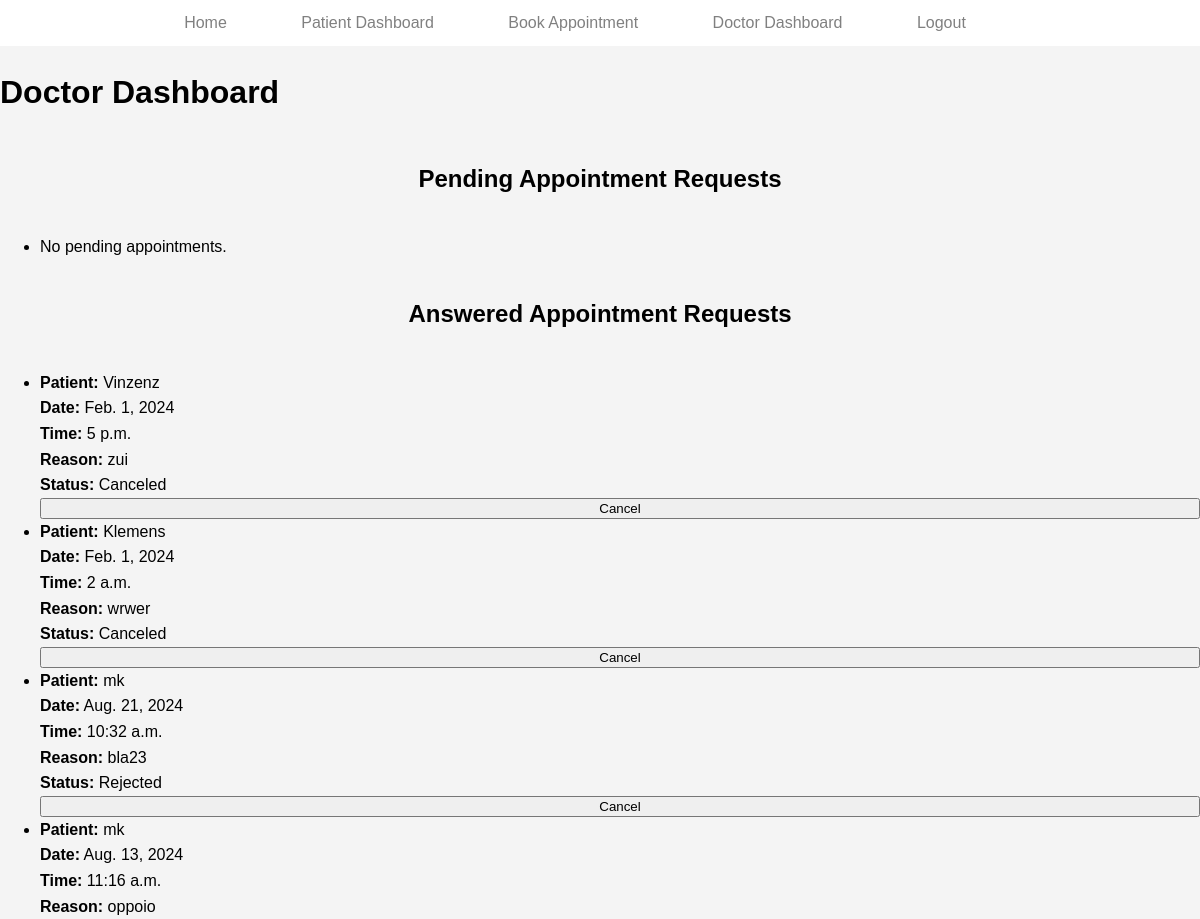
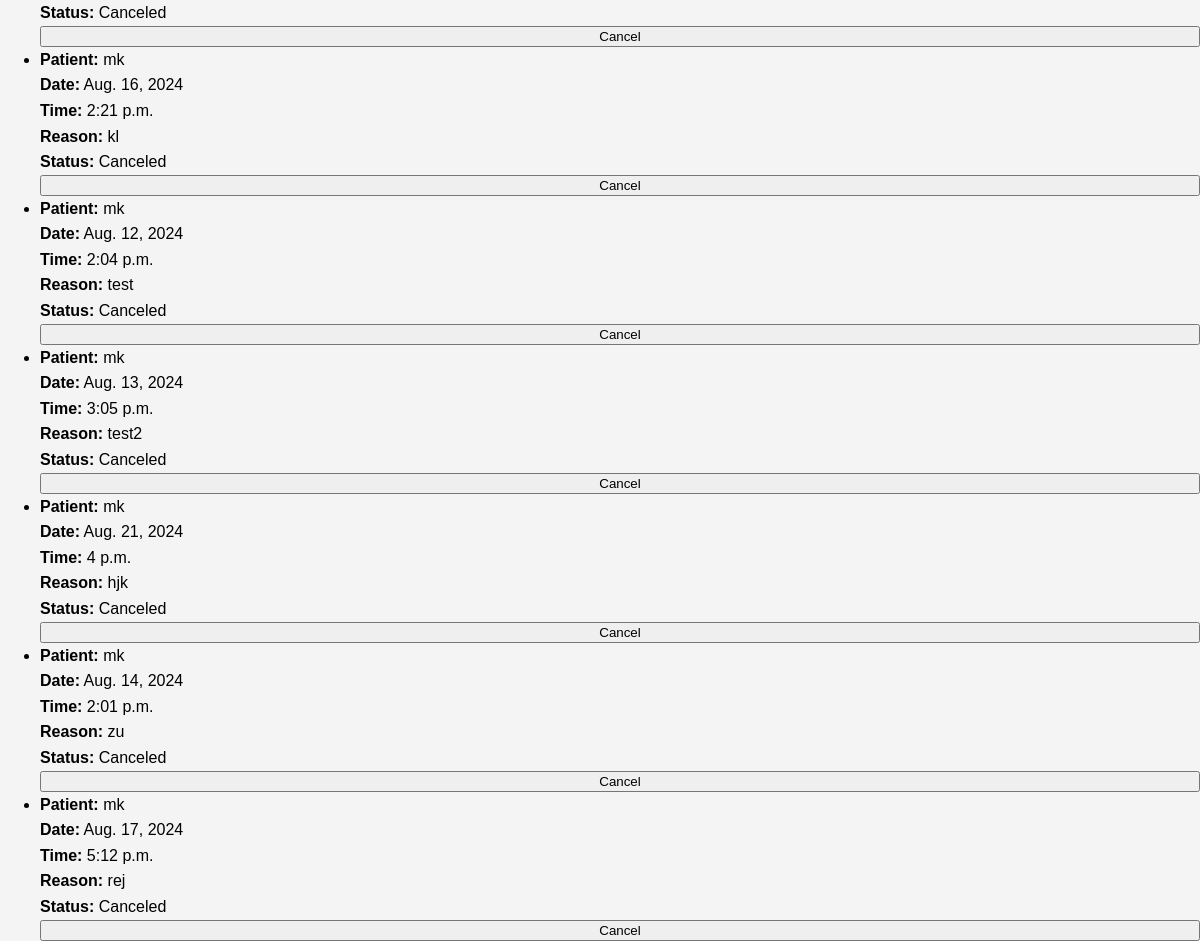
Page /bookings/doctor_dashboard/ (signed in) on the committed database (2 pictures, top to bottom).
### bookings/models.py (models this page shows, shortened)
class Appointment(models.Model):
    STATUS_CHOICES = [
        ('pending', 'Pending'),
        ('approved', 'Approved'),
        ('rejected', 'Rejected'),
        ('canceled', 'Canceled'),
    ]
    patient = models.ForeignKey(Patient, on_delete=models.CASCADE)
    doctor = models.ForeignKey(Doctor, on_delete=models.CASCADE)
    date = models.DateField()
    time = models.TimeField()
    reason = models.TextField()
    status = models.CharField(max_length=10, choices=STATUS_CHOICES, default='pending')

class Patient(models.Model):
    SEX_CHOICES = [
        ('M', 'Male'),
        ('F', 'Female'),
        ('O', 'Other'),
    ]
    user = models.OneToOneField(User, on_delete=models.CASCADE)
    phone = models.CharField(max_length=15)
    address = models.CharField(max_length=255)
    sex = models.CharField(max_length=1, choices=SEX_CHOICES)

### bookings/views.py (the view, shortened to what this page needs)
# urls.py: path('doctor_dashboard/', views.doctor_dashboard, name='doctor_dashboard'),
@login_required
def doctor_dashboard(request):
    try:
        doctor = request.user.doctor
        pending_appointments = Appointment.objects.filter(doctor=doctor, status='pending')
        answered_appointments = Appointment.objects.filter(doctor=doctor).exclude(status='pending')
    except ObjectDoesNotExist:
        doctor = None
        pending_appointments = []
        answered_appointments = []
    return render(request, 'doctor_dashboard.html', {
        'doctor': doctor,
        'pending_appointments': pending_appointments,
        'answered_appointments': answered_appointments,
    })

### bookings/context_processors.py (called while the page is built)
def user_roles(request):
    if request.user.is_authenticated:
        is_patient = Patient.objects.filter(user=request.user).exists()
        is_doctor = Doctor.objects.filter(user=request.user).exists()
        return {
            'is_patient': is_patient,
            'is_doctor': is_doctor,
        }
    return {}

### bookings/templates/doctor_dashboard.html (shortened to what this page needs)
{% load static %}
<!DOCTYPE html>
<html lang="en">
<head>
    <link rel="stylesheet" type="text/css" href="{% static 'css/styles.css' %}">
</head>
<body>
    <header>
        <nav>
            <ul>
                <li><a href="{% url 'index' %}">Home</a></li>
                {% if user.is_authenticated %}
                    {% if user.patient %}
                        <li><a href="{% url 'patient_detail' %}">Patient Dashboard</a></li>
                        <li><a href="{% url 'book_appointment' %}">Book Appointment</a></li>
                    {% endif %}
                    {% if user.doctor %}
                        <li><a href="{% url 'doctor_dashboard' %}">Doctor Dashboard</a></li>
                    {% endif %}
                    <li><a href="{% url 'logout' %}">Logout</a></li>
                {% else %}
                    <li><a href="{% url 'login' %}">Login</a></li>
                    <li><a href="{% url 'register_patient' %}">Register</a></li>
                {% endif %}
            </ul>
        </nav>
    </header>
    <h1>Doctor Dashboard</h1>
    <h2>Pending Appointment Requests</h2>
    <ul>
        {% if pending_appointments %}
            {% for appointment in pending_appointments %}
                <li>
                    <strong>Patient:</strong> {{ appointment.patient.user.username }}<br>
                    <strong>Date:</strong> {{ appointment.date }}<br>
                    <strong>Time:</strong> {{ appointment.time }}<br>
                    <strong>Reason:</strong> {{ appointment.reason }}<br>
                    <strong>Status:</strong> {{ appointment.get_status_display }}<br>
                    <form method="post" action="">
                        {% csrf_token %}
                        <input type="hidden" name="appointment_id" value="{{ appointment.id }}">
                        <select name="status" required>
                            <option value="approved">Approve</option>
                            <option value="rejected">Reject</option>
                        </select>
                        <button type="submit">Update</button>
                    </form>
                </li>
            {% endfor %}
        {% else %}
            <li>No pending appointments.</li>
        {% endif %}
    </ul>
    <h2>Answered Appointment Requests</h2>
    <ul>
        {% if answered_appointments %}
            {% for appointment in answered_appointments %}
                <li>
                    <strong>Patient:</strong> {{ appointment.patient.user.username }}<br>
                    <strong>Date:</strong> {{ appointment.date }}<br>
                    <strong>Time:</strong> {{ appointment.time }}<br>
                    <strong>Reason:</strong> {{ appointment.reason }}<br>
                    <strong>Status:</strong> {{ appointment.get_status_display }}<br>
                    <form method="post" action="">
                        <button type="submit">Cancel</button>
                    </form>
                </li>
            {% endfor %}
        {% else %}
            <li>No answered appointments.</li>
        {% endif %}
    </ul>
</body>
</html>

### static/css/styles.css (style rules this page uses)
html, body { height: 100%; margin: 0; padding: 0; font-family: Arial, sans-serif; line-height: 1.6; background-color: #f4f4f4; display: flex; flex-direction: column; }
header { background-color: #fff; color: #fff; padding: 10px 0; }
header nav { background-color: white; }
header nav ul { list-style-type: none; padding: 0; margin: 0; text-align: center; }
header nav ul li { display: inline-block; margin-right: 50px; }
header nav ul li a { color: grey; text-decoration: none; padding: 5px 10px; }
h2 { text-align: center; margin-bottom: 20px; }
form { display: flex; flex-direction: column; }

### rows in the picture
Appointment: patient.user.username "Vinzenz", date "Feb. 1, 2024", time "5 p.m.", reason "zui", status "Canceled"
Appointment: patient.user.username "Klemens", date "Feb. 1, 2024", time "2 a.m.", reason "wrwer", status "Canceled"
Appointment: patient.user.username "mk", date "Aug. 21, 2024", time "10:32 a.m.", reason "bla23", status "Rejected"
Appointment: patient.user.username "mk", date "Aug. 13, 2024", time "11:16 a.m.", reason "oppoio", status "Canceled"
Appointment: patient.user.username "mk", date "Aug. 16, 2024", time "2:21 p.m.", reason "kl", status "Canceled"
Appointment: patient.user.username "mk", date "Aug. 12, 2024", time "2:04 p.m.", reason "test", status "Canceled"
Appointment: patient.user.username "mk", date "Aug. 13, 2024", time "3:05 p.m.", reason "test2", status "Canceled"
Appointment: patient.user.username "mk", date "Aug. 21, 2024", time "4 p.m.", reason "hjk", status "Canceled"
Appointment: patient.user.username "mk", date "Aug. 14, 2024", time "2:01 p.m.", reason "zu", status "Canceled"
Appointment: patient.user.username "mk", date "Aug. 17, 2024", time "5:12 p.m.", reason "rej", status "Canceled"
